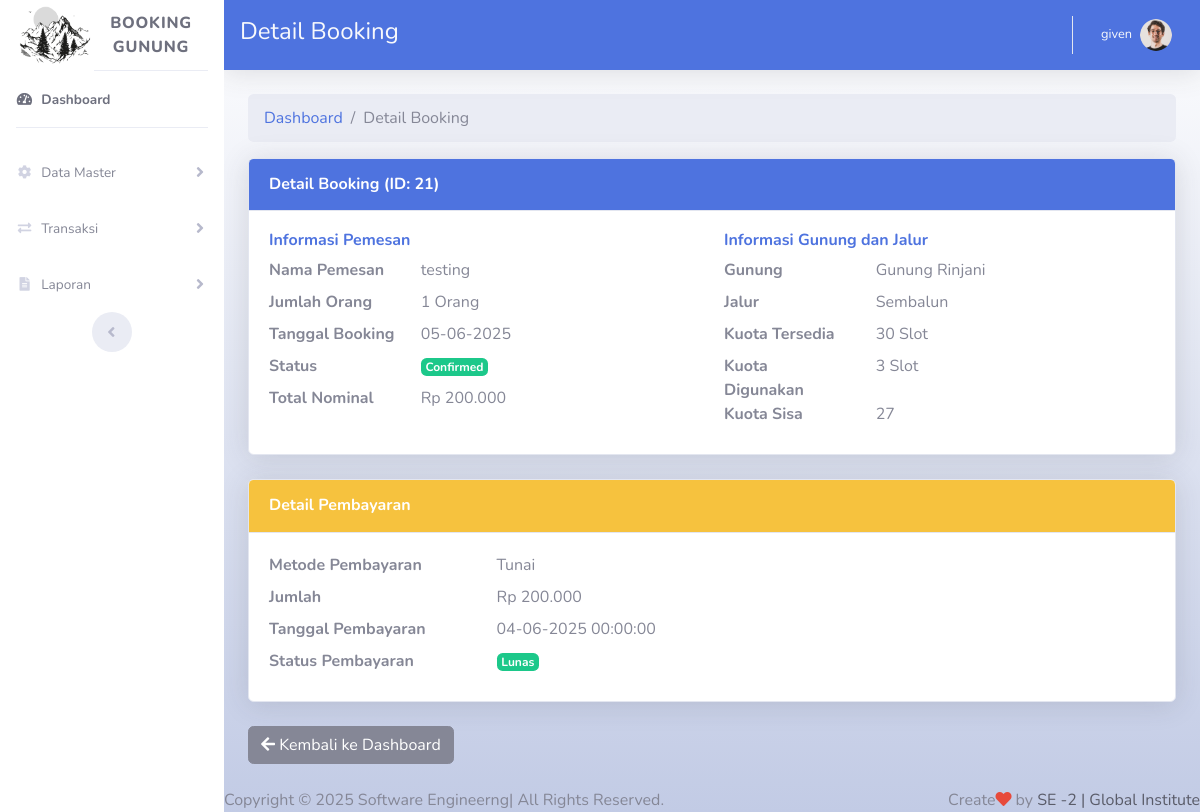
Screenshot of /laporan_booking.php?id=21 (signed in) with the database file from the repository.
### tables this page shows
CREATE TABLE `booking` (
  `id_booking` int(11) NOT NULL,
  `nama_pemesan` varchar(100) NOT NULL,
  `id_gunung` int(11) NOT NULL,
  `id_jalur` int(11) NOT NULL,
  `id_paket` int(11) NOT NULL,
  `tanggal_booking` date NOT NULL,
  `status` enum('Pending','Confirmed','Canceled') DEFAULT 'Pending',
  `nominal` int(11) NOT NULL,
  `created_at` timestamp NOT NULL DEFAULT current_timestamp(),
  `jumlah_orang` int(11) NOT NULL DEFAULT 1,
  `is_entered` tinyint(1) NOT NULL DEFAULT 0
);

CREATE TABLE `gunung` (
  `id` int(11) NOT NULL,
  `nama_gunung` varchar(100) NOT NULL,
  `lokasi` varchar(255) NOT NULL,
  `deskripsi` text DEFAULT NULL,
  `foto` varchar(255) DEFAULT NULL,
  `status` enum('active','inactive') DEFAULT 'active',
  `created_at` timestamp NOT NULL DEFAULT current_timestamp()
);

CREATE TABLE `jalur` (
  `id` int(11) NOT NULL,
  `id_gunung` int(11) NOT NULL,
  `nama_jalur` varchar(100) NOT NULL,
  `deskripsi` text DEFAULT NULL,
  `status` enum('aktif','nonaktif') DEFAULT 'aktif',
  `created_at` timestamp NOT NULL DEFAULT current_timestamp()
);

CREATE TABLE `payments` (
  `id` int(11) NOT NULL,
  `booking_id` int(11) NOT NULL,
  `payment_date` date NOT NULL,
  `amount` decimal(15,2) NOT NULL,
  `payment_method_id` int(11) NOT NULL,
  `payment_status` enum('Lunas','Belum Lunas','Pending') NOT NULL,
  `confirmation_date` datetime DEFAULT NULL,
  `notes` text DEFAULT NULL,
  `created_at` timestamp NOT NULL DEFAULT current_timestamp()
);

CREATE TABLE `payment_methods` (
  `id` int(11) NOT NULL,
  `method_name` varchar(50) NOT NULL,
  `is_active` tinyint(1) DEFAULT 1,
  `created_at` timestamp NOT NULL DEFAULT current_timestamp()
);

### laporan_booking.php (the view, shortened to what this page needs)
<!DOCTYPE html>
<html lang="en">
<head>
    <link href="vendor/fontawesome-free/css/all.min.css" rel="stylesheet" type="text/css">
    <link href="css/sb-admin-2.min.css" rel="stylesheet"/>
</head>
<body id="page-top">
    <div id="wrapper">
        <?php include "side_bar.php"; ?>
        <div id="content-wrapper" class="d-flex flex-column bg-gradient-light">
            <div id="content">
                <nav class="navbar navbar-expand navbar-dark bg-primary topbar mb-4 static-top shadow">
                    <h4 class="text-light">Detail Booking</h4>
                    <ul class="navbar-nav ml-auto">
                        <li class="nav-item dropdown no-arrow">
                            <a class="nav-link dropdown-toggle text-light" href="#" id="userDropdown" role="button" data-toggle="dropdown" aria-haspopup="true" aria-expanded="false">
                                <span class="mr-2 d-none text-light d-lg-inline small"><?php echo htmlspecialchars($_SESSION['username']); ?></span>
                                <img class="img-profile rounded-circle" src="img/profile-img.png">
                            </a>
                        </li>
                    </ul>
                </nav>
                <div class="container-fluid">
                    <?php
                    include 'config/koneksi.php';
                    $id_booking = (int)$_GET['id'];
                    $stmt_booking = $conn->prepare("SELECT b.id_booking, b.nama_pemesan, b.tanggal_booking, b.status, b.jumlah_orang, b.nominal,
                                                    g.nama_gunung, j.nama_jalur, k.jumlah_kuota,
                                                    (SELECT IFNULL(SUM(b2.jumlah_orang), 0)
                                                     FROM booking b2
                                                     WHERE b2.id_gunung = b.id_gunung
                                                     AND b2.id_jalur = b.id_jalur
                                                     AND b2.status = 'Confirmed'
                                                     AND b2.is_entered = 1) as kuota_digunakan
                                                    FROM booking b
                                                    JOIN gunung g ON b.id_gunung = g.id
                                                    JOIN jalur j ON b.id_jalur = j.id
                                                    JOIN kuota k ON k.id_gunung = b.id_gunung AND k.id_jalur = b.id_jalur
                                                    WHERE b.id_booking = ?");
                    $stmt_booking->bind_param("i", $id_booking);
                    $stmt_booking->execute();
                    $result_booking = $stmt_booking->get_result();
                    $booking = $result_booking->fetch_assoc();
                    $stmt_payment = $conn->prepare("SELECT p.amount, p.payment_date, p.payment_status, pm.method_name
                                                    FROM payments p
                                                    JOIN payment_methods pm ON p.payment_method_id = pm.id
                                                    WHERE p.booking_id = ?");
                    $stmt_payment->bind_param("i", $id_booking);
                    $stmt_payment->execute();
                    $payment = $stmt_payment->get_result()->fetch_assoc();
                    ?>
                    <nav aria-label="breadcrumb">
                        <ol class="breadcrumb">
                            <li class="breadcrumb-item"><a href="dashboard.php">Dashboard</a></li>
                            <li class="breadcrumb-item active" aria-current="page">Detail Booking</li>
                        </ol>
                    </nav>
                    <div class="row">
                        <div class="col-xl-12 col-lg-12 mb-4">
                            <div class="card shadow">
                                <div class="card-header py-3 bg-primary text-white">
                                    <h6 class="m-0 font-weight-bold">Detail Booking (ID: <?php echo htmlspecialchars($booking['id_booking']); ?>)</h6>
                                </div>
                                <div class="card-body">
                                    <div class="row">
                                        <div class="col-md-6">
                                            <h6 class="font-weight-bold text-primary">Informasi Pemesan</h6>
                                            <dl class="row mb-0">
                                                <dt class="col-sm-4">Nama Pemesan</dt>
                                                <dd class="col-sm-8"><?php echo htmlspecialchars($booking['nama_pemesan']); ?></dd>
                                                <dt class="col-sm-4">Jumlah Orang</dt>
                                                <dd class="col-sm-8"><?php echo $booking['jumlah_orang']; ?> Orang</dd>
                                                <dt class="col-sm-4">Tanggal Booking</dt>
                                                <dd class="col-sm-8"><?php echo date('d-m-Y', strtotime($booking['tanggal_booking'])); ?></dd>
                                                <dt class="col-sm-4">Status</dt>
                                                <dd class="col-sm-8">
                                                    <span class="badge badge-<?php echo $booking['status'] == 'Confirmed' ? 'success' : 'warning'; ?>">
                                                        <?php echo htmlspecialchars($booking['status']); ?>
                                                    </span>
                                                </dd>
                                                <dt class="col-sm-4">Total Nominal</dt>
                                                <dd class="col-sm-8">Rp <?php echo number_format($booking['nominal'], 0, ',', '.'); ?></dd>
                                            </dl>
                                        </div>
                                        <div class="col-md-6">
                                            <h6 class="font-weight-bold text-primary">Informasi Gunung dan Jalur</h6>
                                            <dl class="row mb-0">
                                                <dt class="col-sm-4">Gunung</dt>
                                                <dd class="col-sm-8"><?php echo htmlspecialchars($booking['nama_gunung']); ?></dd>
                                                <dt class="col-sm-4">Jalur</dt>
                                                <dd class="col-sm-8"><?php echo htmlspecialchars($booking['nama_jalur']); ?></dd>
                                                <dt class="col-sm-4">Kuota Tersedia</dt>
                                                <dd class="col-sm-8"><?php echo $booking['jumlah_kuota']; ?> Slot</dd>
                                                <dt class="col-sm-4">Kuota Digunakan</dt>
                                                <dd class="col-sm-8"><?php echo $booking['kuota_digunakan']; ?> Slot</dd>
                                                <dt class="col-sm-4">Kuota Sisa</dt>
                                                <dd class="col-sm-8">
                                                    <?php
                                                    $sisa = $booking['jumlah_kuota'] - $booking['kuota_digunakan'];
                                                    echo $sisa >= 0 ? $sisa : '<span class="badge badge-danger">Penuh</span>';
                                                    ?>
                                                </dd>
                                            </dl>
                                        </div>
                                    </div>
                                </div>
                            </div>
                        </div>
                    </div>
                    <div class="row">
                        <div class="col-xl-12 col-lg-12 mb-4">
                            <div class="card shadow">
                                <div class="card-header py-3 bg-warning text-white">
                                    <h6 class="m-0 font-weight-bold">Detail Pembayaran</h6>
                                </div>
                                <div class="card-body">
                                    <?php if ($payment): ?>
                                    <dl class="row mb-0">
                                        <dt class="col-sm-3">Metode Pembayaran</dt>
                                        <dd class="col-sm-9"><?php echo htmlspecialchars($payment['method_name']); ?></dd>
                                        <dt class="col-sm-3">Jumlah</dt>
                                        <dd class="col-sm-9">Rp <?php echo number_format($payment['amount'], 0, ',', '.'); ?></dd>
                                        <dt class="col-sm-3">Tanggal Pembayaran</dt>
                                        <dd class="col-sm-9"><?php echo date('d-m-Y H:i:s', strtotime($payment['payment_date'])); ?></dd>
                                        <dt class="col-sm-3">Status Pembayaran</dt>
                                        <dd class="col-sm-9">
                                            <span class="badge badge-<?php echo $payment['payment_status'] == 'Lunas' ? 'success' : 'warning'; ?>">
                                                <?php echo htmlspecialchars($payment['payment_status']); ?>
                                            </span>
                                        </dd>
                                    </dl>
                                    <?php else: ?>
                                    <p class="text-center">Tidak ada data pembayaran untuk booking ini.</p>
                                    <?php endif; ?>
                                </div>
                            </div>
                        </div>
                    </div>
                    <div class="row">
                        <div class="col-xl-12 col-lg-12 mb-4">
                            <a href="dashboard.php" class="btn btn-secondary"><i class="fas fa-arrow-left"></i> Kembali ke Dashboard</a>
                        </div>
                    </div>
                </div>
            </div>
            <?php include "footer.php"; ?>
        </div>
    </div>
</body>
</html>

### rows the page displays
booking: id_booking "21", nama_pemesan "testing", jumlah_orang "1", tanggal_booking "05-06-2025", status "Confirmed", nominal "200.000", id_gunung.nama_gunung "Gunung Rinjani", id_jalur.nama_jalur "Sembalun"
payments: payment_method.method_name "Tunai", amount "200.000", payment_date "04-06-2025 00:00:00", payment_status "Lunas"

### other values shown
$_SESSION['username'] "given"
$booking['jumlah_kuota'] "30"
$booking['kuota_digunakan'] "3"
$sisa "27"
